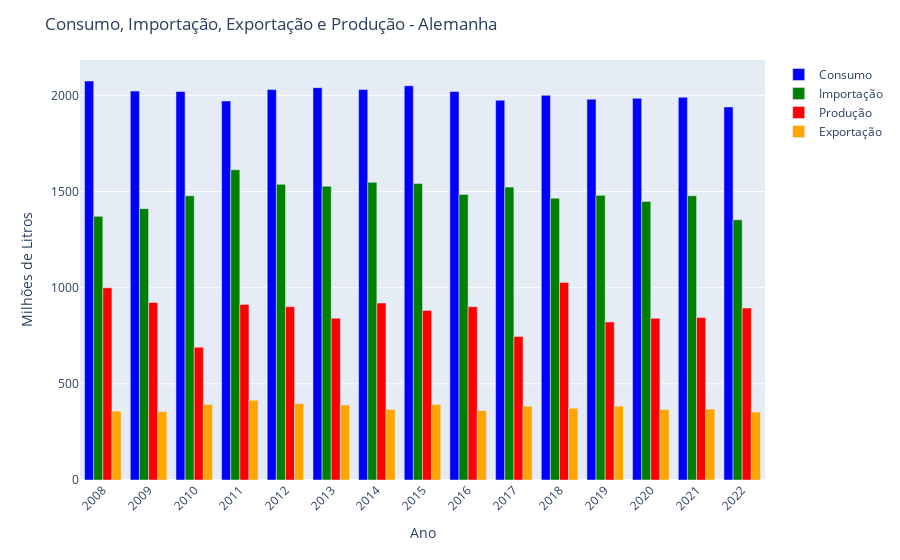

Write notebook code for a chart like this one.
### Code cell
figs = []

for pais in df_pivot['Pais'].unique():
    df_temp = df_pivot[df_pivot['Pais'] == pais]

    df_temp2 = df_exportacao_top10[df_exportacao_top10['Destino'] == pais]
    
    fig2 = px.bar(df_temp2, 
                  x='Ano', 
                  y='Litros', 
                  title=f'Brasil para {pais} por ano',
                  labels={'Litros': 'Litros Exportados', 'Ano': 'Ano'})

    fig = px.bar(df_temp,
                 x="Ano",
                 y=["Consumo", "Importação", "Produção", "Exportação"],
                 color_discrete_sequence=["blue", "green", "red","orange"],
                 barmode="group")
    
    fig.update_layout(title=f'Consumo, Importação, Exportação e Produção - {pais}',
                      xaxis_title='Ano',
                      yaxis_title='Milhões de Litros',
                      xaxis_tickangle=-45,
                      legend_title_text='',
                      xaxis=dict(tickvals=df_temp['Ano'], ticktext=df_temp['Ano'].dt.year))

    fig1 = go.Figure()
    fig1.add_trace(go.Bar(x=df_temp['Ano'], y=df_temp['Saldo'], name='Saldo'))
    fig1.add_trace(go.Scatter(x=df_temp['Ano'], y=df_temp['Saldo'], mode='lines', name='Tendência', line=dict(color='red')))
    fig1.update_layout(title=f'Saldo Anual com Linha de Tendência - {pais}',
                    xaxis_title='Ano',
                    yaxis_title='Milhões de Litros',
                    barmode='group',
                    xaxis_tickangle=-45,
                    xaxis=dict(tickvals=df_pivot['Ano'], ticktext=df_pivot['Ano'].dt.year))
    
    fig3 = go.Figure()
    subset = df_pivot_economia[df_pivot_economia['Pais'] == pais]
    fig3.add_trace(go.Scatter(x=subset['Ano'], y=subset['Inflação'],
                    mode='lines+markers',
                    name=pais))

    fig3.update_layout(title=f'Projeção de Inflação nos Próximos anos - {pais}',
                    xaxis_title='Ano',
                    yaxis_title='Inflação (%)',
                    xaxis=dict(tickvals=subset['Ano'], ticktext=subset['Ano'].dt.year))

    figs.append(fig)
    figs.append(fig1)
    figs.append(fig2)
    figs.append(fig3)

for fig in figs:
    fig.show()

### Figure 1 — Plotly figure (JSON) as saved in the notebook; plotly's stock layout.template omitted (floating-point values rounded to 4 significant figures)
{"data": [{"alignmentgroup": "True", "hovertemplate": "variable=Consumo<br>Ano=%{x}<br>value=%{y}<extra></extra>", "legendgroup": "Consumo", "marker": {"color": "blue", "pattern": {"shape": ""}}, "name": "Consumo", "offsetgroup": "Consumo", "orientation": "v", "showlegend": true, "textposition": "auto", "type": "bar", "x": ["2008-01-01T00:00:00", "2009-01-01T00:00:00", "2010-01-01T00:00:00", "2011-01-01T00:00:00", "2012-01-01T00:00:00", "2013-01-01T00:00:00", "2014-01-01T00:00:00", "2015-01-01T00:00:00", "2016-01-01T00:00:00", "2017-01-01T00:00:00", "2018-01-01T00:00:00", "2019-01-01T00:00:00", "2020-01-01T00:00:00", "2021-01-01T00:00:00", "2022-01-01T00:00:00"], "xaxis": "x", "y": [2075.0, 2022.0, 2020, 1971.0, 2030, 2040, 2030, 2050, 2020, 1974.0, 2000, 1980, 1984.0, 1990, 1940], "yaxis": "y"}, {"alignmentgroup": "True", "hovertemplate": "variable=Importação<br>Ano=%{x}<br>value=%{y}<extra></extra>", "legendgroup": "Importação", "marker": {"color": "green", "pattern": {"shape": ""}}, "name": "Importação", "offsetgroup": "Importação", "orientation": "v", "showlegend": true, "textposition": "auto", "type": "bar", "x": ["2008-01-01T00:00:00", "2009-01-01T00:00:00", "2010-01-01T00:00:00", "2011-01-01T00:00:00", "2012-01-01T00:00:00", "2013-01-01T00:00:00", "2014-01-01T00:00:00", "2015-01-01T00:00:00", "2016-01-01T00:00:00", "2017-01-01T00:00:00", "2018-01-01T00:00:00", "2019-01-01T00:00:00", "2020-01-01T00:00:00", "2021-01-01T00:00:00", "2022-01-01T00:00:00"], "xaxis": "x", "y": [1371.0, 1411, 1478.0, 1613.0, 1537.0, 1527.0, 1548.0, 1542, 1485.0, 1523, 1466.0, 1480.0, 1449.0, 1478.0, 1353.0], "yaxis": "y"}, {"alignmentgroup": "True", "hovertemplate": "variable=Produção<br>Ano=%{x}<br>value=%{y}<extra></extra>", "legendgroup": "Produção", "marker": {"color": "red", "pattern": {"shape": ""}}, "name": "Produção", "offsetgroup": "Produção", "orientation": "v", "showlegend": true, "textposition": "auto", "type": "bar", "x": ["2008-01-01T00:00:00", "2009-01-01T00:00:00", "2010-01-01T00:00:00", "2011-01-01T00:00:00", "2012-01-01T00:00:00", "2013-01-01T00:00:00", "2014-01-01T00:00:00", "2015-01-01T00:00:00", "2016-01-01T00:00:00", "2017-01-01T00:00:00", "2018-01-01T00:00:00", "2019-01-01T00:00:00", "2020-01-01T00:00:00", "2021-01-01T00:00:00", "2022-01-01T00:00:00"], "xaxis": "x", "y": [999.1, 922.8, 690.6, 913.2, 901.2, 840.9, 920.2, 881.9, 901.3, 746.2, 1027.0, 821.8, 840.5, 844.8, 894], "yaxis": "y"}, {"alignmentgroup": "True", "hovertemplate": "variable=Exportação<br>Ano=%{x}<br>value=%{y}<extra></extra>", "legendgroup": "Exportação", "marker": {"color": "orange", "pattern": {"shape": ""}}, "name": "Exportação", "offsetgroup": "Exportação", "orientation": "v", "showlegend": true, "textposition": "auto", "type": "bar", "x": ["2008-01-01T00:00:00", "2009-01-01T00:00:00", "2010-01-01T00:00:00", "2011-01-01T00:00:00", "2012-01-01T00:00:00", "2013-01-01T00:00:00", "2014-01-01T00:00:00", "2015-01-01T00:00:00", "2016-01-01T00:00:00", "2017-01-01T00:00:00", "2018-01-01T00:00:00", "2019-01-01T00:00:00", "2020-01-01T00:00:00", "2021-01-01T00:00:00", "2022-01-01T00:00:00"], "xaxis": "x", "y": [358, 355.7, 392.9, 414.5, 397.3, 390.3, 367.5, 392.8, 360.9, 383.6, 373.1, 383.9, 366.2, 368.9, 353.3], "yaxis": "y"}], "layout": {"barmode": "group", "legend": {"title": {"text": ""}, "tracegroupgap": 0}, "margin": {"t": 60}, "title": {"text": "Consumo, Importação, Exportação e Produção - Alemanha"}, "xaxis": {"anchor": "y", "domain": [0, 1], "tickangle": -45, "ticktext": [2008, 2009, 2010, 2011, 2012, 2013, 2014, 2015, 2016, 2017, 2018, 2019, 2020, 2021, 2022], "tickvals": ["2008-01-01T00:00:00", "2009-01-01T00:00:00", "2010-01-01T00:00:00", "2011-01-01T00:00:00", "2012-01-01T00:00:00", "2013-01-01T00:00:00", "2014-01-01T00:00:00", "2015-01-01T00:00:00", "2016-01-01T00:00:00", "2017-01-01T00:00:00", "2018-01-01T00:00:00", "2019-01-01T00:00:00", "2020-01-01T00:00:00", "2021-01-01T00:00:00", "2022-01-01T00:00:00"], "title": {"text": "Ano"}}, "yaxis": {"anchor": "x", "domain": [0, 1], "title": {"text": "Milhões de Litros"}}}}
